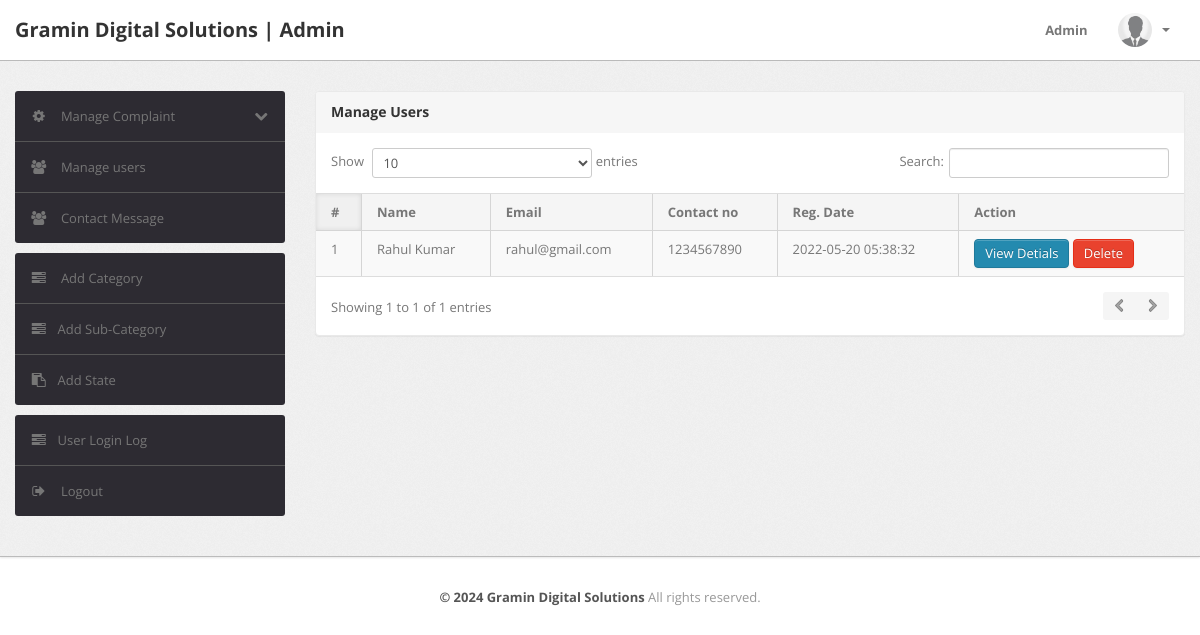
The page /admin/manage-users.php (signed in) on the database its author committed.
### tables this page shows
CREATE TABLE IF NOT EXISTS `users` (
  `id` int(11) NOT NULL AUTO_INCREMENT,
  `fullName` varchar(255) DEFAULT NULL,
  `userEmail` varchar(255) DEFAULT NULL,
  `password` varchar(255) DEFAULT NULL,
  `contactNo` bigint(11) DEFAULT NULL,
  `address` tinytext DEFAULT NULL,
  `State` varchar(255) DEFAULT NULL,
  `country` varchar(255) DEFAULT NULL,
  `pincode` int(6) DEFAULT NULL,
  `userImage` varchar(255) DEFAULT NULL,
  `regDate` timestamp NOT NULL DEFAULT current_timestamp(),
  `updationDate` timestamp NULL DEFAULT '0000-00-00 00:00:00' ON UPDATE current_timestamp(),
  `status` int(1) DEFAULT NULL,
  PRIMARY KEY (`id`)
);

### admin/manage-users.php (the view, shortened to what this page needs)
<?php
include('include/config.php');
if(strlen($_SESSION['alogin'])==0)
	{
header('location:index.php');
}
else{
?>
<!DOCTYPE html>
<html lang="en">
<head>
	<link type="text/css" href="bootstrap/css/bootstrap.min.css" rel="stylesheet">
	<link type="text/css" href="bootstrap/css/bootstrap-responsive.min.css" rel="stylesheet">
	<link type="text/css" href="css/theme.css" rel="stylesheet">
	<link type="text/css" href="images/icons/css/font-awesome.css" rel="stylesheet">
</head>
<body>
<?php include('include/header.php');?>
	<div class="wrapper">
		<div class="container">
			<div class="row">
<?php include('include/sidebar.php');?>
			<div class="span9">
					<div class="content">
	<div class="module">
							<div class="module-head">
								<h3>Manage Users</h3>
							</div>
							<div class="module-body table">
								<table cellpadding="0" cellspacing="0" border="0" class="datatable-1 table table-bordered table-striped	 display" width="100%">
									<thead>
										<tr>
											<th>#</th>
											<th> Name</th>
											<th>Email </th>
											<th>Contact no</th>
											<th>Reg. Date </th>
											<th>Action</th>
										</tr>
									</thead>
									<tbody>
<?php $query=mysqli_query($con,"select * from users");
$cnt=1;
while($row=mysqli_fetch_array($query))
{
?>
										<tr>
											<td><?php echo htmlentities($cnt);?></td>
											<td><?php echo htmlentities($row['fullName']);?></td>
											<td><?php echo htmlentities($row['userEmail']);?></td>
											<td> <?php echo htmlentities($row['contactNo']);?></td>
											<td><?php echo htmlentities($row['regDate']);?></td>
<td><a href="javascript:void(0);" onClick="popUpWindow('userprofile.php?uid=<?php echo htmlentities($row['id']);?>');" title="View Details">
<button type="button" class="btn btn-primary">View Detials</button>
											</a>
<a href="manage-users.php?uid=<?php echo htmlentities($row['id']);?>&&action=del" title="Delete" onClick="return confirm('Do you really want to delete ?')">
<button type="button" class="btn btn-danger">Delete</button></a>
										</td>
										<?php $cnt=$cnt+1; } ?>
								</table>
							</div>
						</div>
					</div>
				</div>
			</div>
		</div>
	</div>
<?php include('include/footer.php');?>
</body>
<?php } ?>

### rows shown on the page
users: fullName "Rahul Kumar", userEmail "rahul@gmail.com", contactNo "1234567890", regDate "2022-05-20 05:38:32"
